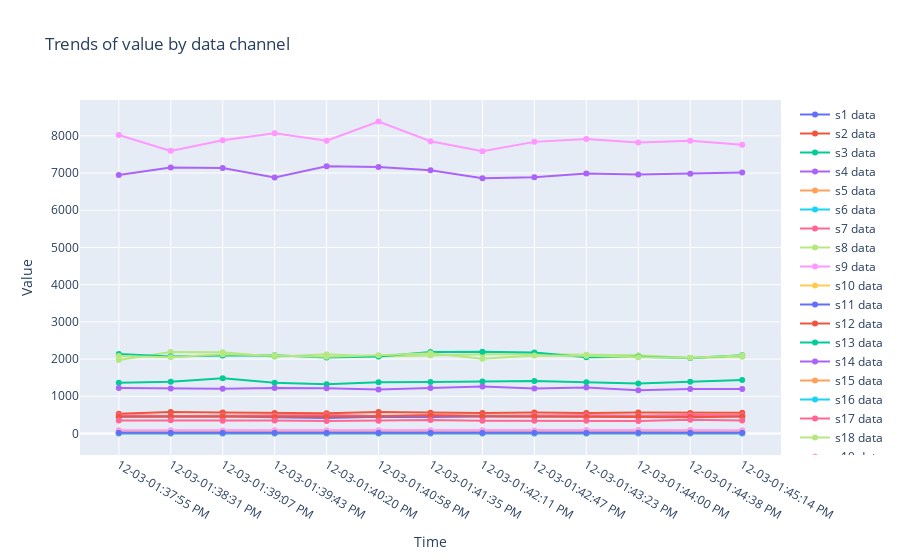

Notebook cell for this chart:
### Code cell
data = []
#market_train_df['close'] = market_train_df['close'] / 20

for col in df.columns[8:]:
#     price_df = df[col]
#     print(price_df.groups)

    data.append(go.Scatter(
        x = one_data['time'].dt.strftime(date_format='%m-%d-%r').values,
        y = one_data[col].values,
        name = f'{col} data'
    ))
    
layout = go.Layout(dict(title = "Trends of value by data channel",
                  xaxis = dict(title = 'Time'),
                  yaxis = dict(title = 'Value'),
                  ),legend=dict(
                orientation="v"))
py.iplot(dict(data=data, layout=layout), filename='basic-line')
